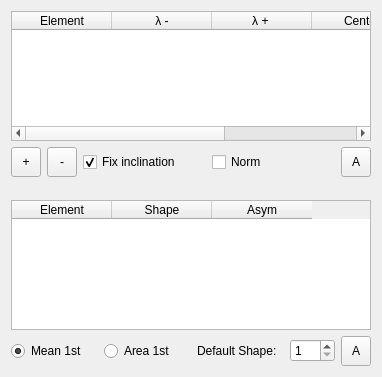
           <widget class="QWidget" name="p3">
            <property name="geometry">
             <rect>
              <x>0</x>
              <y>0</y>
              <width>382</width>
              <height>377</height>
             </rect>
            </property>
            <attribute name="label">
             <string>Regions and peak fitting</string>
            </attribute>
            <layout class="QVBoxLayout" name="verticalLayout_8">
             <item>
              <layout class="QVBoxLayout" name="verticalLayout_5">
               <item>
                <widget class="QTableWidget" name="p3tW1">
                 <column>
                  <property name="text">
                   <string>Element</string>
                  </property>
                 </column>
                 <column>
                  <property name="text">
                   <string>λ -</string>
                  </property>
                 </column>
                 <column>
                  <property name="text">
                   <string>λ + </string>
                  </property>
                 </column>
                 <column>
                  <property name="text">
                   <string>Center</string>
                  </property>
                 </column>
                 <column>
                  <property name="text">
                   <string>#Peaks</string>
                  </property>
                 </column>
                </widget>
               </item>
               <item>
                <layout class="QHBoxLayout" name="horizontalLayout_2">
                 <item>
                  <widget class="QToolButton" name="p3tB1">
                   <property name="minimumSize">
                    <size>
                     <width>30</width>
                     <height>30</height>
                    </size>
                   </property>
                   <property name="text">
                    <string>+</string>
                   </property>
                   <property name="icon">
                    <iconset>
                     <normaloff>pic/icons/plus-square-solid.svg</normaloff>pic/icons/plus-square-solid.svg</iconset>
                   </property>
                   <property name="iconSize">
                    <size>
                     <width>25</width>
                     <height>25</height>
                    </size>
                   </property>
                  </widget>
                 </item>
                 <item>
                  <widget class="QToolButton" name="p3tB2">
                   <property name="minimumSize">
                    <size>
                     <width>30</width>
                     <height>30</height>
                    </size>
                   </property>
                   <property name="text">
                    <string>-</string>
                   </property>
                   <property name="icon">
                    <iconset>
                     <normaloff>pic/icons/minus-square-solid.svg</normaloff>pic/icons/minus-square-solid.svg</iconset>
                   </property>
                   <property name="iconSize">
                    <size>
                     <width>25</width>
                     <height>25</height>
                    </size>
                   </property>
                  </widget>
                 </item>
                 <item>
                  <widget class="QCheckBox" name="p3cBox1">
                   <property name="text">
                    <string>Fix inclination</string>
                   </property>
                   <property name="checked">
                    <bool>true</bool>
                   </property>
                  </widget>
                 </item>
                 <item>
                  <widget class="QCheckBox" name="p3cBox2">
                   <property name="enabled">
                    <bool>true</bool>
                   </property>
                   <property name="text">
                    <string>Norm</string>
                   </property>
                  </widget>
                 </item>
                 <item>
                  <widget class="QToolButton" name="p3tB3">
                   <property name="minimumSize">
                    <size>
                     <width>30</width>
                     <height>30</height>
                    </size>
                   </property>
                   <property name="text">
                    <string>A</string>
                   </property>
                   <property name="icon">
                    <iconset>
                     <normaloff>pic/icons/check-square-solid.svg</normaloff>pic/icons/check-square-solid.svg</iconset>
                   </property>
                   <property name="iconSize">
                    <size>
                     <width>25</width>
                     <height>25</height>
                    </size>
                   </property>
                  </widget>
                 </item>
                </layout>
               </item>
              </layout>
             </item>
             <item>
              <spacer name="verticalSpacer_3">
               <property name="orientation">
                <enum>Qt::Vertical</enum>
               </property>
               <property name="sizeType">
                <enum>QSizePolicy::Preferred</enum>
               </property>
               <property name="sizeHint" stdset="0">
                <size>
                 <width>20</width>
                 <height>80</height>
                </size>
               </property>
              </spacer>
             </item>
             <item>
              <layout class="QVBoxLayout" name="verticalLayout_7">
               <item>
                <widget class="QTableWidget" name="p3tW2">
                 <column>
                  <property name="text">
                   <string>Element</string>
                  </property>
                 </column>
                 <column>
                  <property name="text">
                   <string>Shape</string>
                  </property>
                 </column>
                 <column>
                  <property name="text">
                   <string>Asym</string>
                  </property>
                 </column>
                </widget>
               </item>
               <item>
                <layout class="QHBoxLayout" name="horizontalLayout_3">
                 <item>
                  <widget class="QRadioButton" name="p3rB1">
                   <property name="text">
                    <string>Mean 1st</string>
                   </property>
                   <property name="checked">
                    <bool>true</bool>
                   </property>
                  </widget>
                 </item>
                 <item>
                  <widget class="QRadioButton" name="p3rB2">
                   <property name="text">
                    <string>Area 1st</string>
                   </property>
                  </widget>
                 </item>
                 <item>
                  <widget class="QLabel" name="p3lB1">
                   <property name="text">
                    <string>Default Shape:</string>
                   </property>
                  </widget>
                 </item>
                 <item>
                  <widget class="QSpinBox" name="p3sB1">
                   <property name="maximumSize">
                    <size>
                     <width>45</width>
                     <height>16777215</height>
                    </size>
                   </property>
                   <property name="minimum">
                    <number>1</number>
                   </property>
                   <property name="maximum">
                    <number>10</number>
                   </property>
                   <property name="value">
                    <number>1</number>
                   </property>
                  </widget>
                 </item>
                 <item>
                  <widget class="QToolButton" name="p3tB4">
                   <property name="minimumSize">
                    <size>
                     <width>30</width>
                     <height>30</height>
                    </size>
                   </property>
                   <property name="text">
                    <string>A</string>
                   </property>
                   <property name="icon">
                    <iconset>
                     <normaloff>pic/icons/check-square-regular.svg</normaloff>pic/icons/check-square-regular.svg</iconset>
                   </property>
                   <property name="iconSize">
                    <size>
                     <width>25</width>
                     <height>25</height>
                    </size>
                   </property>
                  </widget>
                 </item>
                </layout>
               </item>
              </layout>
             </item>
            </layout>
           </widget>
